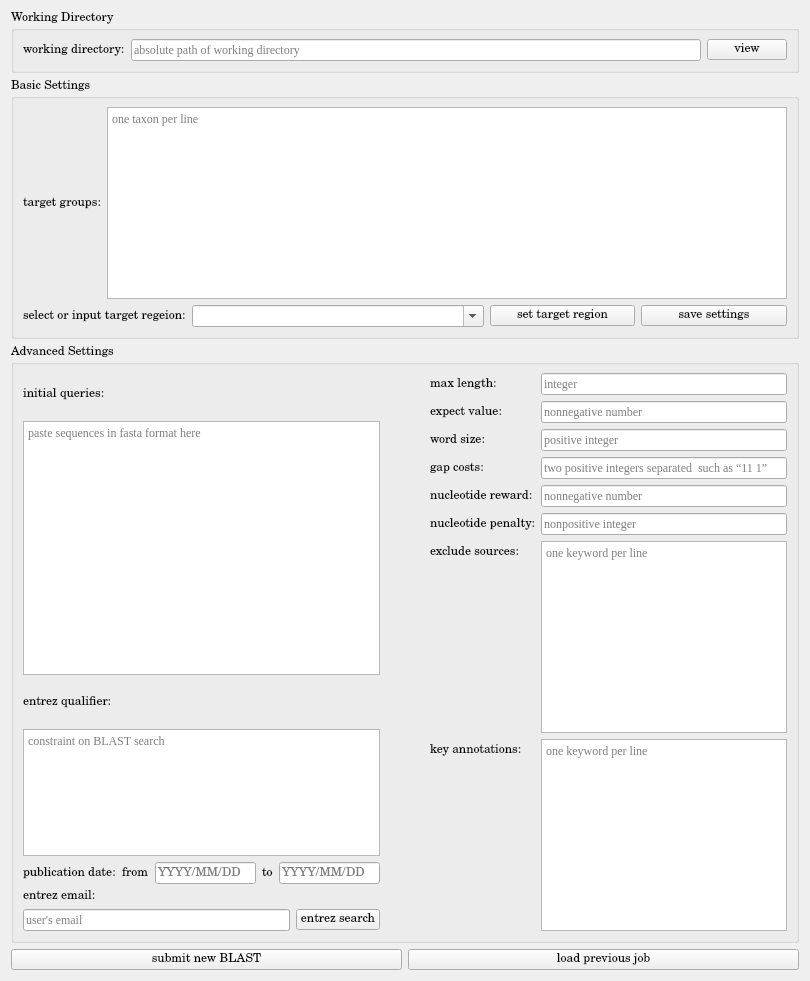
      <widget class="QWidget" name="tab">
       <property name="font">
        <font>
         <family>Century</family>
         <pointsize>9</pointsize>
         <weight>50</weight>
         <bold>false</bold>
        </font>
       </property>
       <attribute name="title">
        <string>Sequence Retrieving</string>
       </attribute>
       <layout class="QVBoxLayout" name="verticalLayout_3" stretch="1,2,10,1">
        <item>
         <widget class="QGroupBox" name="groupBox_7">
          <property name="sizePolicy">
           <sizepolicy hsizetype="Preferred" vsizetype="Maximum">
            <horstretch>0</horstretch>
            <verstretch>0</verstretch>
           </sizepolicy>
          </property>
          <property name="title">
           <string>Working Directory</string>
          </property>
          <layout class="QVBoxLayout" name="verticalLayout">
           <item>
            <layout class="QHBoxLayout" name="horizontalLayout_5">
             <item>
              <widget class="QLabel" name="label_32">
               <property name="text">
                <string>working directory:</string>
               </property>
              </widget>
             </item>
             <item>
              <widget class="QLineEdit" name="wd">
               <property name="font">
                <font>
                 <family>Times New Roman</family>
                 <pointsize>9</pointsize>
                 <weight>50</weight>
                 <bold>false</bold>
                </font>
               </property>
               <property name="placeholderText">
                <string>absolute path of working directory</string>
               </property>
              </widget>
             </item>
             <item>
              <widget class="QPushButton" name="view">
               <property name="text">
                <string>view</string>
               </property>
              </widget>
             </item>
            </layout>
           </item>
          </layout>
         </widget>
        </item>
        <item>
         <widget class="QGroupBox" name="groupBox_8">
          <property name="sizePolicy">
           <sizepolicy hsizetype="Preferred" vsizetype="Minimum">
            <horstretch>0</horstretch>
            <verstretch>0</verstretch>
           </sizepolicy>
          </property>
          <property name="title">
           <string>Basic Settings</string>
          </property>
          <layout class="QVBoxLayout" name="verticalLayout_2" stretch="8,0">
           <item>
            <layout class="QHBoxLayout" name="horizontalLayout_4">
             <item>
              <widget class="QLabel" name="label_24">
               <property name="text">
                <string>target groups:</string>
               </property>
              </widget>
             </item>
             <item>
              <widget class="QPlainTextEdit" name="taxonomy">
               <property name="sizePolicy">
                <sizepolicy hsizetype="Expanding" vsizetype="Minimum">
                 <horstretch>0</horstretch>
                 <verstretch>0</verstretch>
                </sizepolicy>
               </property>
               <property name="font">
                <font>
                 <family>Times New Roman</family>
                 <pointsize>9</pointsize>
                 <weight>50</weight>
                 <bold>false</bold>
                </font>
               </property>
               <property name="placeholderText">
                <string>one taxon per line</string>
               </property>
              </widget>
             </item>
            </layout>
           </item>
           <item>
            <layout class="QHBoxLayout" name="horizontalLayout_2" stretch="0,2,1,1">
             <item>
              <widget class="QLabel" name="label_4">
               <property name="text">
                <string>select or input target regeion:</string>
               </property>
              </widget>
             </item>
             <item>
              <widget class="QComboBox" name="target_region">
               <property name="font">
                <font>
                 <family>Times New Roman</family>
                 <pointsize>9</pointsize>
                 <weight>50</weight>
                 <bold>false</bold>
                </font>
               </property>
               <property name="editable">
                <bool>true</bool>
               </property>
               <property name="currentText">
                <string/>
               </property>
               <property name="maxVisibleItems">
                <number>5</number>
               </property>
               <property name="maxCount">
                <number>2147483645</number>
               </property>
               <property name="placeholderText">
                <string/>
               </property>
               <item>
                <property name="text">
                 <string/>
                </property>
               </item>
               <item>
                <property name="text">
                 <string>ITS</string>
                </property>
               </item>
               <item>
                <property name="text">
                 <string>rbcL</string>
                </property>
               </item>
               <item>
                <property name="text">
                 <string>matK</string>
                </property>
               </item>
               <item>
                <property name="text">
                 <string>trnL-trnF</string>
                </property>
               </item>
               <item>
                <property name="text">
                 <string>psbA-trnH</string>
                </property>
               </item>
               <item>
                <property name="text">
                 <string>ndhF</string>
                </property>
               </item>
               <item>
                <property name="text">
                 <string>rpoB</string>
                </property>
               </item>
              </widget>
             </item>
             <item>
              <widget class="QPushButton" name="set_target_region">
               <property name="text">
                <string>set target region</string>
               </property>
              </widget>
             </item>
             <item>
              <widget class="QPushButton" name="save_settings">
               <property name="text">
                <string>save settings</string>
               </property>
              </widget>
             </item>
            </layout>
           </item>
          </layout>
         </widget>
        </item>
        <item>
         <widget class="QGroupBox" name="groupBox_5">
          <property name="sizePolicy">
           <sizepolicy hsizetype="Preferred" vsizetype="Maximum">
            <horstretch>0</horstretch>
            <verstretch>0</verstretch>
           </sizepolicy>
          </property>
          <property name="title">
           <string>Advanced Settings</string>
          </property>
          <layout class="QHBoxLayout" name="horizontalLayout_10" stretch="8,1,8">
           <item>
            <layout class="QVBoxLayout" name="verticalLayout_10" stretch="1,6,1,3,0,0,1">
             <item>
              <widget class="QLabel" name="label_33">
               <property name="text">
                <string>initial queries:</string>
               </property>
              </widget>
             </item>
             <item>
              <widget class="QPlainTextEdit" name="initial_queries">
               <property name="font">
                <font>
                 <family>Times New Roman</family>
                 <pointsize>9</pointsize>
                 <weight>50</weight>
                 <bold>false</bold>
                </font>
               </property>
               <property name="placeholderText">
                <string>paste sequences in fasta format here</string>
               </property>
              </widget>
             </item>
             <item>
              <widget class="QLabel" name="label_25">
               <property name="text">
                <string>entrez qualifier:</string>
               </property>
              </widget>
             </item>
             <item>
              <widget class="QPlainTextEdit" name="entrez_qualifier">
               <property name="font">
                <font>
                 <family>Times New Roman</family>
                 <pointsize>9</pointsize>
                 <weight>50</weight>
                 <bold>false</bold>
                </font>
               </property>
               <property name="placeholderText">
                <string>constraint on BLAST search</string>
               </property>
              </widget>
             </item>
             <item>
              <layout class="QHBoxLayout" name="horizontalLayout_23">
               <item>
                <widget class="QLabel" name="label_31">
                 <property name="text">
                  <string>publication date:  from</string>
                 </property>
                </widget>
               </item>
               <item>
                <widget class="QLineEdit" name="date_from">
                 <property name="placeholderText">
                  <string>YYYY/MM/DD</string>
                 </property>
                </widget>
               </item>
               <item>
                <widget class="QLabel" name="label_42">
                 <property name="text">
                  <string>to</string>
                 </property>
                </widget>
               </item>
               <item>
                <widget class="QLineEdit" name="date_to">
                 <property name="placeholderText">
                  <string>YYYY/MM/DD</string>
                 </property>
                </widget>
               </item>
              </layout>
             </item>
             <item>
              <widget class="QLabel" name="label_27">
               <property name="text">
                <string>entrez email:</string>
               </property>
              </widget>
             </item>
             <item>
              <layout class="QHBoxLayout" name="horizontalLayout_11" stretch="0,0">
               <item>
                <widget class="QLineEdit" name="entrez_email">
                 <property name="font">
                  <font>
                   <family>Times New Roman</family>
                   <pointsize>9</pointsize>
                   <weight>50</weight>
                   <bold>false</bold>
                  </font>
                 </property>
                 <property name="placeholderText">
                  <string>user's email</string>
                 </property>
                </widget>
               </item>
               <item>
                <widget class="QPushButton" name="esearch">
                 <property name="text">
                  <string>entrez search</string>
                 </property>
                </widget>
               </item>
              </layout>
             </item>
            </layout>
           </item>
           <item>
            <spacer name="verticalSpacer_4">
             <property name="orientation">
              <enum>Qt::Vertical</enum>
             </property>
             <property name="sizeHint" stdset="0">
              <size>
               <width>20</width>
               <height>40</height>
              </size>
             </property>
            </spacer>
           </item>
           <item>
            <layout class="QFormLayout" name="formLayout_5">
             <item row="5" column="0">
              <widget class="QLabel" name="label_18">
               <property name="text">
                <string>max length:</string>
               </property>
              </widget>
             </item>
             <item row="5" column="1">
              <widget class="QLineEdit" name="max_length">
               <property name="font">
                <font>
                 <family>Times New Roman</family>
                 <pointsize>9</pointsize>
                 <weight>50</weight>
                 <bold>false</bold>
                </font>
               </property>
               <property name="placeholderText">
                <string>integer</string>
               </property>
              </widget>
             </item>
             <item row="6" column="0">
              <widget class="QLabel" name="label_7">
               <property name="text">
                <string>expect value:</string>
               </property>
              </widget>
             </item>
             <item row="6" column="1">
              <widget class="QLineEdit" name="expect_value">
               <property name="font">
                <font>
                 <family>Times New Roman</family>
                 <pointsize>9</pointsize>
                 <weight>50</weight>
                 <bold>false</bold>
                </font>
               </property>
               <property name="placeholderText">
                <string>nonnegative number</string>
               </property>
              </widget>
             </item>
             <item row="7" column="0">
              <widget class="QLabel" name="label_15">
               <property name="text">
                <string>word size:</string>
               </property>
              </widget>
             </item>
             <item row="7" column="1">
              <widget class="QLineEdit" name="word_size">
               <property name="font">
                <font>
                 <family>Times New Roman</family>
                 <pointsize>9</pointsize>
                 <weight>50</weight>
                 <bold>false</bold>
                </font>
               </property>
               <property name="placeholderText">
                <string>positive integer</string>
               </property>
              </widget>
             </item>
             <item row="8" column="0">
              <widget class="QLabel" name="label_21">
               <property name="text">
                <string>gap costs:</string>
               </property>
              </widget>
             </item>
             <item row="8" column="1">
              <widget class="QLineEdit" name="gap_costs">
               <property name="font">
                <font>
                 <family>Times New Roman</family>
                 <pointsize>9</pointsize>
                 <weight>50</weight>
                 <bold>false</bold>
                </font>
               </property>
               <property name="placeholderText">
                <string>two positive integers separated  such as “11 1”</string>
               </property>
              </widget>
             </item>
             <item row="9" column="0">
              <widget class="QLabel" name="label_23">
               <property name="text">
                <string>nucleotide reward:</string>
               </property>
              </widget>
             </item>
             <item row="9" column="1">
              <widget class="QLineEdit" name="nucl_reward">
               <property name="font">
                <font>
                 <family>Times New Roman</family>
                 <pointsize>9</pointsize>
                 <weight>50</weight>
                 <bold>false</bold>
                </font>
               </property>
               <property name="placeholderText">
                <string>nonnegative number</string>
               </property>
              </widget>
             </item>
             <item row="10" column="0">
              <widget class="QLabel" name="label_22">
               <property name="text">
                <string>nucleotide penalty:</string>
               </property>
              </widget>
             </item>
             <item row="10" column="1">
              <widget class="QLineEdit" name="nucl_penalty">
               <property name="font">
                <font>
                 <family>Times New Roman</family>
                 <pointsize>9</pointsize>
                 <weight>50</weight>
                 <bold>false</bold>
                </font>
               </property>
               <property name="text">
                <string/>
               </property>
               <property name="placeholderText">
                <string>nonpositive integer</string>
               </property>
              </widget>
             </item>
             <item row="11" column="0">
              <widget class="QLabel" name="label_29">
               <property name="text">
                <string>exclude sources:</string>
               </property>
              </widget>
             </item>
             <item row="11" column="1">
              <widget class="QPlainTextEdit" name="exclude_sources">
               <property name="font">
                <font>
                 <family>Times New Roman</family>
                 <pointsize>9</pointsize>
                 <weight>50</weight>
                 <bold>false</bold>
                </font>
               </property>
               <property name="placeholderText">
                <string>one keyword per line</string>
               </property>
              </widget>
             </item>
             <item row="12" column="0">
              <widget class="QLabel" name="label_30">
               <property name="text">
                <string>key annotations:</string>
               </property>
              </widget>
             </item>
             <item row="12" column="1">
              <widget class="QPlainTextEdit" name="key_annotations">
               <property name="font">
                <font>
                 <family>Times New Roman</family>
                 <pointsize>9</pointsize>
                 <weight>50</weight>
                 <bold>false</bold>
                </font>
               </property>
               <property name="placeholderText">
                <string>one keyword per line</string>
               </property>
              </widget>
             </item>
            </layout>
           </item>
          </layout>
         </widget>
        </item>
        <item>
         <layout class="QHBoxLayout" name="horizontalLayout_12">
          <item>
           <widget class="QPushButton" name="submit_new_blast">
            <property name="text">
             <string>submit new BLAST</string>
            </property>
           </widget>
          </item>
          <item>
           <widget class="QPushButton" name="load_previous_job">
            <property name="text">
             <string>load previous job</string>
            </property>
           </widget>
          </item>
         </layout>
        </item>
       </layout>
      </widget>
